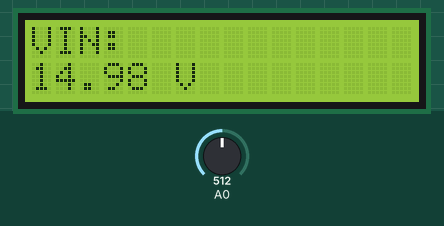
Simulated run of this sketch. Board: Arduino Uno, built with avr-gcc and run on an emulated ATmega328P. Parts: 16×2 character LCD. Inputs (shaded band) come from the test bench; at power-on: A0 = 512.

Above: at 2.0 s.
2.1 s: A0 set to 21
At 2.8 s:
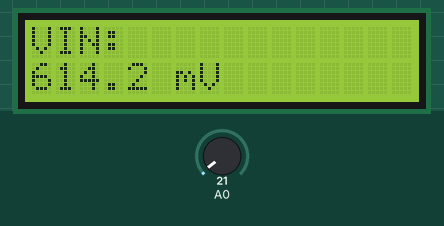
3.7 s: A0 set to 32
At 5.0 s:
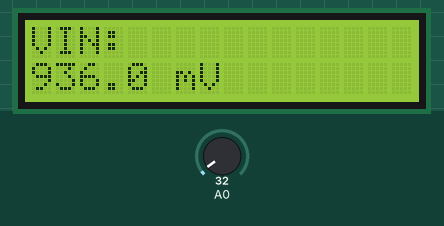
5.3 s: A0 set to 37
At 6.5 s:
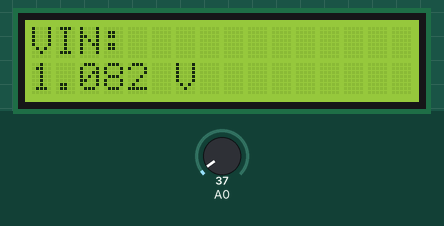
6.9 s: A0 set to 0
At 7.3 s:
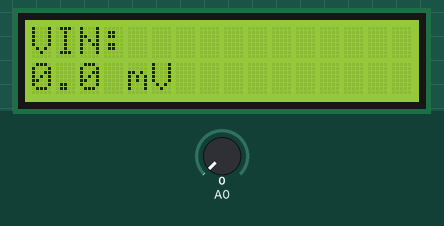
Timing chart, 0 to 9.9 s (numbered marks = the images above; inputs shaded):
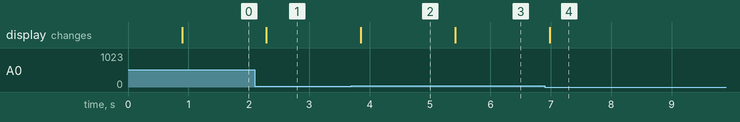

Measured:
- the behaviour switches between 34 and 35 on A0 (found by bisection; images 2 and 3)
- after the input at 2.1 s, the display: changes after 0.19 s (image 1)
- after the input at 3.7 s, the display: changes after 0.15 s (image 2)
- after the input at 5.3 s, the display: changes after 0.12 s (image 3)
- after the input at 6.9 s, the display: changes after 0.08 s (image 4)

The sketch:

arduino_voltmeter.ino
```cpp
/*
  ==============================
   Arduino UNO Digital Voltmeter
   Measures up to ~24 V DC safely
   Author: Re:Engineered
  ==============================
*/

// --- Libraries ---
#include <Wire.h>
#include <LiquidCrystal_I2C.h>

// --- LCD Setup ---
// Address 0x27 is most common; use 0x3F if display stays blank
LiquidCrystal_I2C lcd(0x27, 16, 2);

// --- Calibration Values ---
const float VREF = 4.987;       // Actual 5V rail (measure with DMM)
const float R1   = 100000.0;    // Top resistor in divider (Ω)
const float R2   = 20000.0;     // Bottom resistor (Ω)
const byte  N    = 16;          // Number of samples for averaging

// --- Helper Function: Average and Convert ADC ---
float readV(byte pin) {
  unsigned long sum = 0;
  for (byte i = 0; i < N; i++) {
    sum += analogRead(pin);
    delayMicroseconds(400);
  }
  float adc = sum / float(N);
  return (adc * VREF) / 1023.0;   // Voltage at A0 node
}

// --- Setup ---
void setup() {
  lcd.init();
  lcd.backlight();
  lcd.setCursor(0, 0);
  lcd.print("Voltmeter");
  delay(800);
  lcd.clear();
}

// --- Main Loop ---
void loop() {
  float vA0 = readV(A0);
  float vin = vA0 * (R1 + R2) / R2;  // Scale up to actual input voltage

  lcd.clear();
  lcd.setCursor(0, 0);
  lcd.print("VIN:");

  lcd.setCursor(0, 1);
  if (vin < 0 || vin > 31.0) {
    lcd.print("Over Range");
  } else {
    // Autoscale display for readability
    if (vin < 1.0)
      lcd.print(String(vin * 1000.0, 1) + " mV");
    else if (vin < 10.0)
      lcd.print(String(vin, 3) + " V");
    else
      lcd.print(String(vin, 2) + " V");
  }

  delay(150);
}
/*  --- Notes ---
    - Input range: 0–30 V DC (for 100kΩ/20kΩ divider)
    - Recommend staying below 24V DC
    - Max voltage = 5 V * (R1 + R2) / R2
    - For other ranges, change R1 and R2 and update SCALE.
    - Optional 0.1 µF cap across A0–GND for smoother readings.
    - For serial-only version, remove all lcd.* lines and use:
        Serial.begin(9600);
        Serial.println(vin);
*/
```
